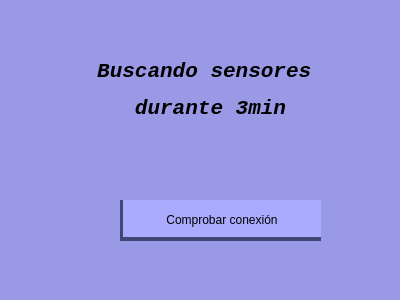
<?xml version="1.0" encoding="UTF-8"?>
<ui version="4.0">
 <class>Dialog</class>
 <widget class="QDialog" name="Dialog">
  <property name="geometry">
   <rect>
    <x>0</x>
    <y>0</y>
    <width>400</width>
    <height>300</height>
   </rect>
  </property>
  <property name="windowTitle">
   <string>Dialog</string>
  </property>
  <property name="styleSheet">
   <string notr="true">background-color: rgb(153, 153, 230);</string>
  </property>
  <widget class="QLabel" name="label">
   <property name="geometry">
    <rect>
     <x>60</x>
     <y>50</y>
     <width>301</width>
     <height>81</height>
    </rect>
   </property>
   <property name="font">
    <font>
     <family>Monospace</family>
     <pointsize>14</pointsize>
     <weight>75</weight>
     <bold>true</bold>
    </font>
   </property>
   <property name="text">
    <string>&lt;html&gt;&lt;head/&gt;&lt;body&gt;&lt;p align=&quot;center&quot;&gt;&lt;span style=&quot; font-size:16pt; font-weight:600; font-style:italic;&quot;&gt;Buscando sensores &lt;/span&gt;&lt;/p&gt;&lt;p align=&quot;center&quot;&gt;&lt;span style=&quot; font-size:16pt; font-weight:600; font-style:italic;&quot;&gt;durante 3min&lt;/span&gt;&lt;/p&gt;&lt;/body&gt;&lt;/html&gt;</string>
   </property>
  </widget>
  <widget class="QPushButton" name="boton_comp_conexion">
   <property name="geometry">
    <rect>
     <x>120</x>
     <y>200</y>
     <width>201</width>
     <height>41</height>
    </rect>
   </property>
   <property name="cursor">
    <cursorShape>PointingHandCursor</cursorShape>
   </property>
   <property name="styleSheet">
    <string notr="true">QPushButton{
	background-color: rgb(170, 170, 255);
	border:none;
	padding-top: 3px;
	border-left: 3px solid rgb(62, 72, 115);
	border-bottom: 4px solid rgb(62, 72, 115);
}

QPushButton:hover{
	background-color: rgb(139, 139, 209);
	border:none;
	border-left: 3px solid rgb(62, 72, 115);
	border-bottom: 6px solid rgb(62, 72, 115);
}

QPushButton:pressed{
	background-color: rgb(139, 139, 209);
	border:none;
	border-left: 3px solid rgb(62, 72, 115);
	border-top: 4px solid rgb(62, 72, 115);
	padding-top: -3px;
	border-bottom: none;
}</string>
   </property>
   <property name="text">
    <string>Comprobar conexión</string>
   </property>
  </widget>
 </widget>
 <resources/>
 <connections/>
</ui>
